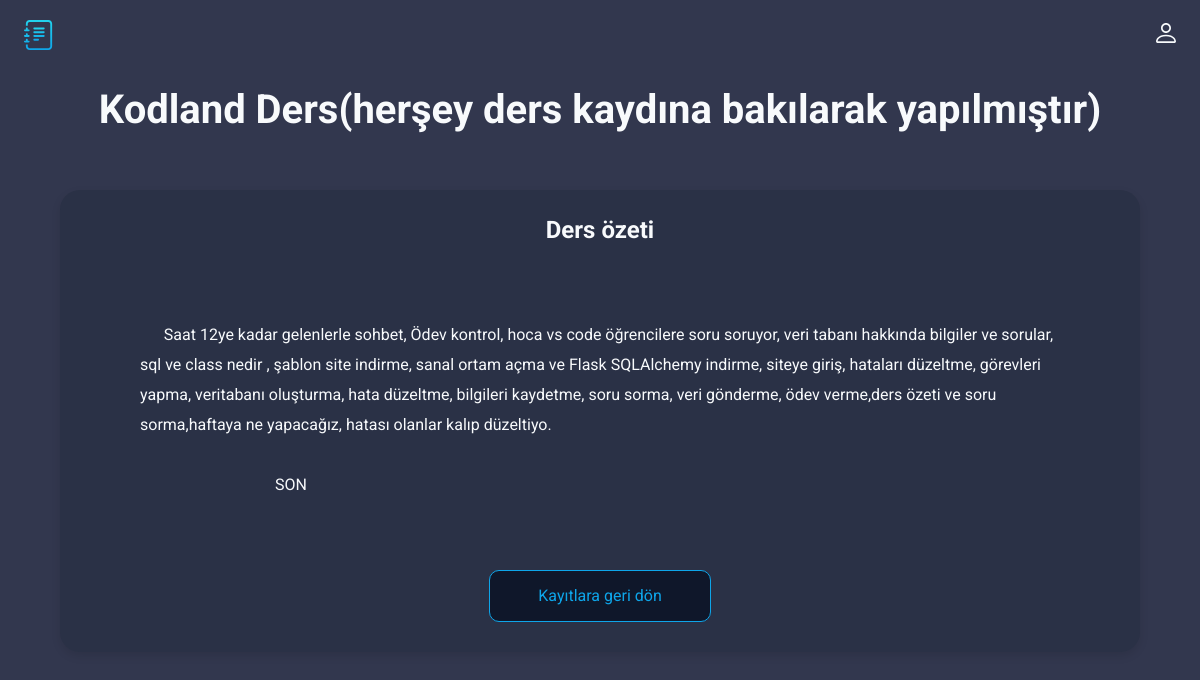
/card/1, run on the app's committed database.
### main.py (models this page shows, shortened)
class Card(db.Model):
    id = db.Column(db.Integer, primary_key=True)
    title = db.Column(db.String(100), nullable=False)
    subtitle = db.Column(db.String(300), nullable=False)
    text = db.Column(db.Text, nullable=False)

### main.py (the view)
@app.route('/card/<int:id>')
def card(id):
    card = Card.query.get(id)
    return render_template('card.html', card=card)

### templates/card.html (shortened to what this page needs)
<!doctype html>
<html lang="en">
<head>
  <link rel="stylesheet" href="../static/css/style.css">
</head>
<body>
  <header class="header">
    <img src="../static/img/logo.svg" alt="logo" width="30" height="30">
    <ul class="main-list">
        <li class="list__item">
          <a href="">
            <img src="../static/img/login.svg" alt="login" width="20" height="20">
          </a>
    </ul>
  </header>
  <main class="main">
    {% block content %}
    <h1 class="main__title">{{card.title}}</h1>
    <div class="main__block">
      <h2 class="main__subtitle">{{card.subtitle}}</h2>
      <div class="main__text">
      {{card.text}}
      </div>
      <a class="main__link" href="/">Kayıtlara geri dön</a>
    </div>
  </main>
  {% endblock %}
</body>
</html>

### static/css/style.css (style rules this page uses)
body { margin: 0; padding: 0; font-family: 'Roboto', sans-serif; font-size: 16px; line-height: 20px; background-color: #32374e; color: #F8FAFC; }
h1, h2, p { margin: 0; }
img { object-fit: contain; }
a { text-decoration: none; color: inherit; transition: 0.2s; }
ul { list-style: none; margin: 0; padding: 0; }
.header { display: flex; justify-content: space-between; align-items: center; padding: 20px 2%; margin-bottom: 30px; }
.main-list { display: flex; align-items: center; gap: 20px; }
.main__title { font-size: 40px; text-align: center; margin-bottom: 70px; }
.main { padding: 0 5%; }
.main__block { background: rgba(30, 41, 59, 0.4); border-radius: 20px; box-shadow: 0px 4px 10px rgba(0, 0, 0, 0.1); padding: 30px 80px; display: flex; flex-direction: column; align-items: center; }
.main__subtitle { text-align: center; margin-bottom: 50px; }
.main__text { line-height: 30px; margin-bottom: 40px; white-space: pre-wrap; align-self: flex-start; }
.main__link { display: block; border: 1px solid rgba(14, 165, 233, 1); background: #0F172A; border-radius: 10px; color: rgba(14, 165, 233, 1); padding: 15px 10px; font: inherit; width: 200px; text-align: center; cursor: pointer; transition: 0.2s; }

### data on the page
Card: title "Kodland Ders(herşey ders kaydına bakılarak yapılmıştır)", subtitle "Ders özeti", text "Saat 12ye kadar gelenlerle sohbet, Ödev kontrol, hoca vs code öğrencilere soru soruyor, veri tabanı hakkında bilgiler ve sorular, sql ve class nedir , şablon site indirme, sanal ortam açma ve Flask SQLAlchemy indirme, siteye giriş, hataları düzeltme, görevleri yapma, veritabanı oluşturma, hata düzeltme, bilgileri kaydetme, soru sorma, veri gönderme, ödev verme,ders özeti ve soru sorma,haftaya ne yapacağız, hatası olanlar kalıp düzeltiyo. SON"
